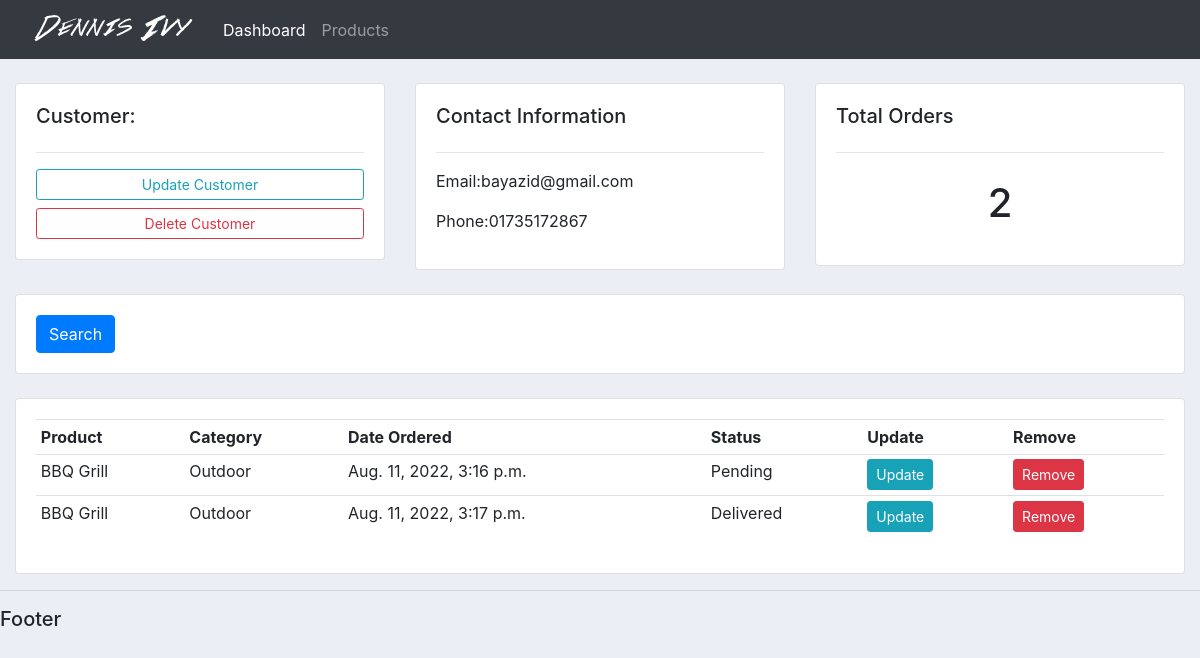
/customer/4/, run on the app's committed database.
### accounts/models.py (models this page shows, shortened)
class Customer(models.Model):
    name = models.CharField(max_length=200, null=True)
    phone = models.CharField(max_length=200, null=True)
    email = models.CharField(max_length=200, null=True)
    date_created = models.DateTimeField(auto_now_add=True, null=True)

class Order(models.Model):
    STATUS = (
        ('Pending', 'Pending'),
        ('Out for Delivery', 'Out for Delivery'),
        ('Delivered', 'Delivered'),
        )
    customer = models.ForeignKey(Customer, null=True, on_delete= models.SET_NULL)
    product = models.ForeignKey(Product, null=True, on_delete=models.SET_NULL)
    date_created = models.DateTimeField(auto_now_add=True, null=True)
    status = models.CharField(max_length=200, null=True, choices=STATUS)

class Product(models.Model):
    CATEGORY = (
        ('Indoor', 'Indoor'),
        ('Outdoor', 'Outdoor'),
        )
    name = models.CharField(max_length=200, null=True)
    price = models.FloatField(null=True)
    category = models.CharField(max_length=200, null=True, choices=CATEGORY)
    description = models.CharField(max_length=200, null=True, blank=True)
    date_created = models.DateTimeField(auto_now_add=True, null=True)
    tags = models.ManyToManyField(Tag)

### accounts/views.py (the view)
# urls.py: path('customer/<str:pk>/', views.customer, name="customer"),
def customer(request, pk):
    customer = Customer.objects.get(id = pk)
    orders = customer.order_set.all()
    orders_count = orders.count()
    context = {'customer':customer, 'orders':orders, 'orders_count':orders_count}
    return render(request, 'accounts/customer.html', context)

### accounts/templates/accounts/customer.html
{% extends 'accounts/main.html' %}
{% block content %}
    <br>
    <div class="row">
        <div class="col-md">
            <div class="card card-body">
                <h5>Customer:</h5>
                <hr>
                <a href="" class="btn btn-outline-info btn-sm btn-block">Update Customer</a>
                <a href="" class="btn btn-outline-danger btn-sm btn-block">Delete Customer</a>
            </div>
        </div>
        <div class="col-md">
            <div class="card card-body">
                <h5>Contact Information</h5>
                <hr>
                <p>Email:{{customer.email}}</p>
                <p>Phone:{{customer.phone}}</p>
            </div>
        </div>
        <div class="col-md">
            <div class="card card-body">
                <h5>Total Orders</h5>
                <hr>
                <h1 style="text-align: center; padding: 10px">{{orders_count}}</h1>
            </div>
        </div>
    </div>
    <br>
    <div class="row">
        <div class="col">
            <div class="card card-body">
                <form action="" method="get">
                    <button class="btn btn-primary" type="submit">Search</button>
                </form>
            </div>
        </div>
    </div>
    <br>
    <div class="row">
        <div class="col-md">
            <div class="card card-body">
                <table class="table table-sm">
                    <tr>
                        <th>Product</th>
                        <th>Category</th>
                        <th>Date Ordered</th>
                        <th>Status</th>
                        <th>Update</th>
                        <th>Remove</th>
                    </tr>
                    {% for order in orders %}
                        <tr>
                            <td>{{order.product.name}}</td>
                            <td>{{order.product.category}}</td>
                            <td>{{order.date_created}}</td>
                            <td>{{order.status}}</td>
                            <td><a class="btn btn-sm btn-info" href="{% url 'update_order' order.id %}">Update</a></td>
                            <td><a class="btn btn-sm btn-danger" href="{% url 'delete_order' order.id %}">Remove</a></td>
                        </tr>
                    {% endfor %}
                </table>
            </div>
        </div>
    </div>
{% endblock %}

### static/css/main.css (style rules this page uses)
body { background-color: #ebeff5; }

### data on the page
Customer: email "bayazid@gmail.com", phone "01735172867"
Order: product.name "BBQ Grill", product.category "Outdoor", date_created "Aug. 11, 2022, 3:16 p.m.", status "Pending"
Order: product.name "BBQ Grill", product.category "Outdoor", date_created "Aug. 11, 2022, 3:17 p.m.", status "Delivered"

### other printed values
{{ orders_count }} "2"
